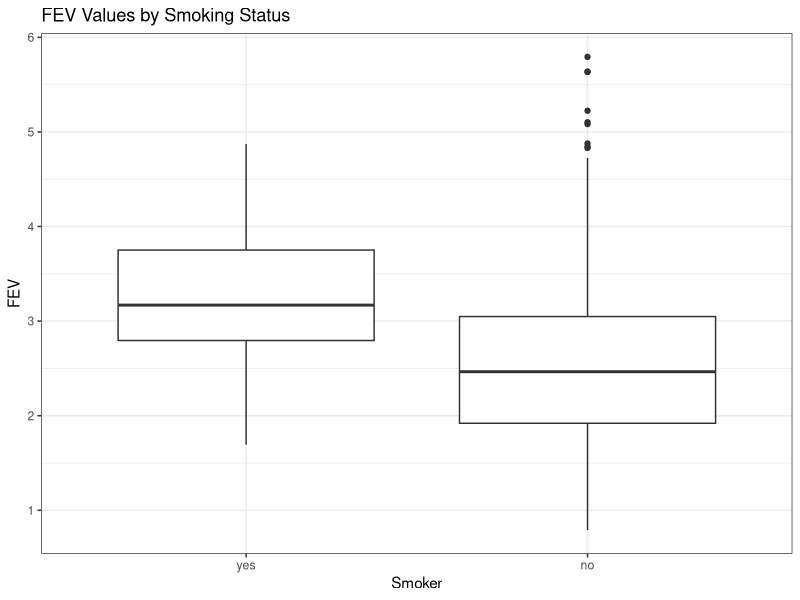
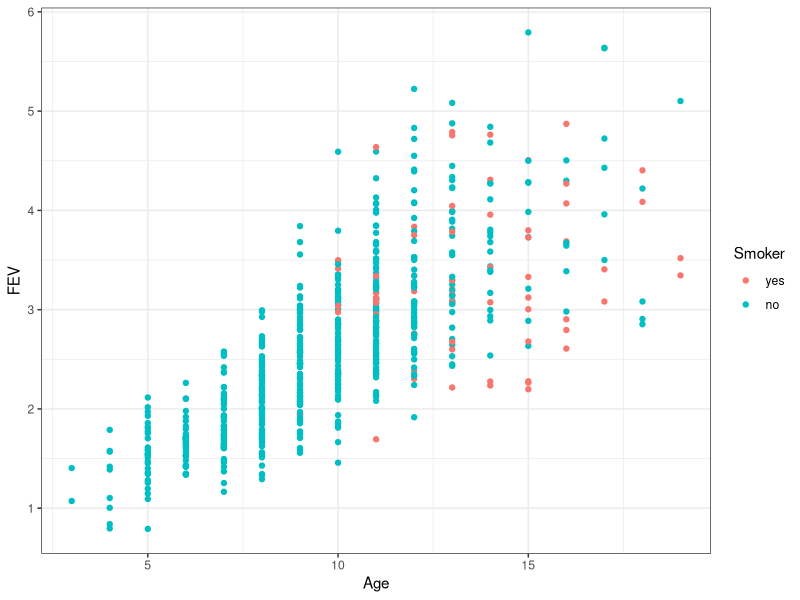

Reproduce these figures in R, in order.
## ---- chunk 1
knitr::opts_chunk$set(echo = TRUE,fig.width=12, fig.height=6)
library(tidyverse)
## ---- chunk 2
FEV <- read.delim("FEV.txt")
FEV <- FEV %>%
  mutate(Gender=factor(Gender, levels=c('Male', 'Female')),
         Smoker = factor(Smoker, levels=c('yes','no')))


ggplot(FEV,aes(x=Smoker, y=FEV))+
  geom_boxplot()+
  theme_bw()+
  ggtitle("FEV Values by Smoking Status")
## ---- chunk 3
ggplot(FEV,aes(x=Age, y=FEV, color=Smoker)) + 
  geom_point() + 
  theme_bw()

## ---- chunk 4
heights <- c(67,69,72, 65,69,70,71,67)

## ---- chunk 5
heights <- c(84,69,72, 65,69,70,71,67)

## ---- chunk 6
male_heights <- c(67,69,72, 72,69,70,71,67)
mean(male_heights)

